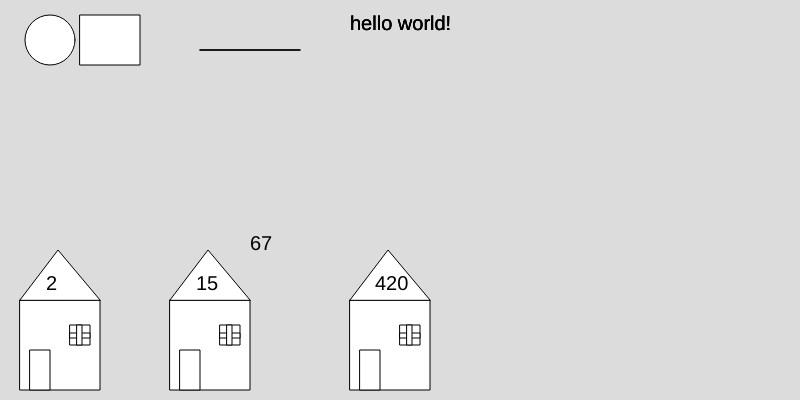
Frame 1 (no input)
Frame 60 (no input): identical to frame 1, image omitted
Frame 120 (the mouse pressed at the canvas centre since frame 60): identical to frame 1, image omitted

The p5.js sketch that drew this single still picture (run headless with seeded random() and noise() and a simulated clock; from frame 60 on, the mouse is pressed at the canvas centre):

// p5.js sketch
// ── sketch.js
let totaal = berekening(10, 5);
let totaal2 = berekening1(20, 10);
let totaal3 = berekening2(60, 7);
let totaal4 = berekening3(100, 33);
function setup() {
  createCanvas(800, 400);
}

function draw() {
  background(220);
  tekenhuis(20, 300);
  tekenhuis(170, 300);
  tekenhuis(350, 300);
  cirkel(50);
  rechthoek(60, 50);
  text(totaal, 196, 290);
  text(totaal2, 46, 290);
  text(totaal3, 375, 290)
  text(totaal4,250,250)
}

function tekenhuis(x, y) {
  rect(x, y, 80, 90);
  triangle(x, y, x + 38, y - 50, x + 80, y);
  rect(x + 10, y + 50, 20, 40);
  rect(x + 50, y + 25, 20, 20);
  rect(x + 50, y + 33, 20, 5);
  rect(x + 57, y + 25, 5, 20);
  lijn(200, 50);
  tekst(350, 30, 20);


}

function cirkel(straal) {
  circle(50, 40, straal);
}

function rechthoek(breedte, hoogte) {
  rect(80, 15, breedte, hoogte);
}

function lijn(x, y) {
  line(x, y, 300, 50);
}

function tekst(x, y, grootte) {
  textSize(grootte)
  text("hello world!", x, y)
}
function berekening(getal, andergetal) {
  return getal + andergetal
}
function berekening1(getal, andergetal) {
  return getal / andergetal
}
function berekening2(getal, andergetal) {
  return getal * andergetal
}
function berekening3(getal, andergetal) {
  return getal - andergetal
}
